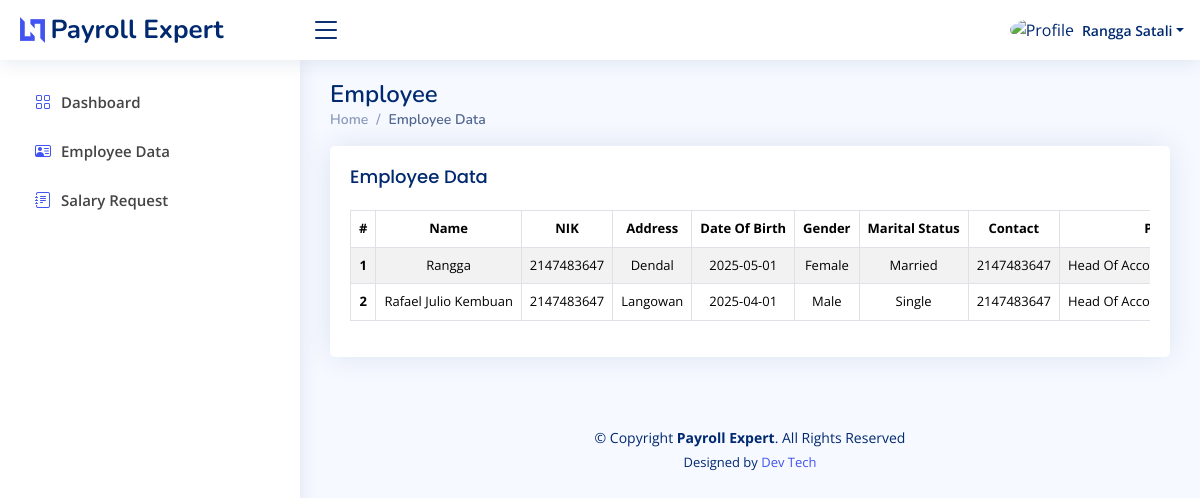
The app's page /index.php?page=employee (signed in), older data.
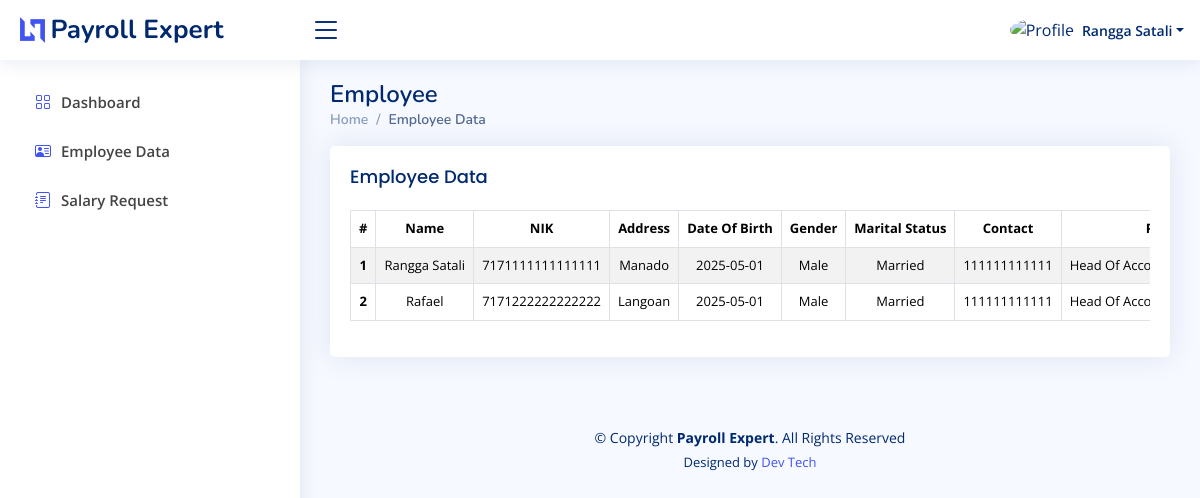
The same page, newer data.
### tables this page shows
CREATE TABLE `employee_table` (
  `id` int NOT NULL,
  `name` varchar(50) NOT NULL,
  `nik` bigint NOT NULL,
  `address` text NOT NULL,
  `date_of_birth` date NOT NULL,
  `gender` varchar(6) NOT NULL,
  `marital_status` varchar(10) NOT NULL,
  `contact` bigint NOT NULL,
  `position` varchar(50) NOT NULL,
  `department` varchar(20) NOT NULL,
  `employement_type` varchar(20) NOT NULL,
  `hire_date` date NOT NULL,
  `employee_id` varchar(16) NOT NULL,
  `npwp` bigint NOT NULL,
  `dependent_status` varchar(5) NOT NULL,
  `bpjs_number` varchar(20) NOT NULL,
  `base_salary` int NOT NULL,
  `bank_account_number` varchar(20) NOT NULL
);

### layout/manager/employee.php (the view, shortened to what this page needs)
<div class="pagetitle">
    <h1>Employee</h1>
    <nav>
        <ol class="breadcrumb">
            <li class="breadcrumb-item"><a href="?page=dashboard">Home</a></li>
            <li class="breadcrumb-item active">Employee Data</li>
        </ol>
    </nav>
</div>
<section class="section">
    <div class="row">
        <div class="col-lg-12">
            <div class="card">
                <div class="card-body">
                    <h5 class="card-title">Employee Data</h5>
                    <div class="table-responsive">
                        <table class="table table-striped table-bordered">
                            <thead>
                                <tr>
                                    <th>#</th>
                                    <th>Name</th>
                                    <th>NIK</th>
                                    <th>Address</th>
                                    <th>Date Of Birth</th>
                                    <th>Gender</th>
                                    <th>Marital Status</th>
                                    <th>Contact</th>
                                    <th>Position</th>
                                </tr>
                            </thead>
                            <tbody style="text-transform: capitalize;">
                                <?php
                                $countRows = 1;
                                foreach ($dataEmployee as $row) {
                                ?>
                                    <tr>
                                        <th><?php echo $countRows++; ?></th>
                                        <td><?php echo $row['name']; ?></td>
                                        <td><?php echo $row['nik']; ?></td>
                                        <td><?php echo $row['address']; ?></td>
                                        <td><?php echo $row['date_of_birth']; ?></td>
                                        <td><?php echo $row['gender']; ?></td>
                                        <td><?php echo $row['marital_status']; ?></td>
                                        <td><?php echo $row['contact']; ?></td>
                                        <td><?php echo $row['position']; ?></td>
                                    </tr>
                                <?php
                                }
                                ?>
                            </tbody>
                        </table>
                    </div>
                </div>
            </div>
        </div>
    </div>
</section>

Row changes from the older to the newer data that the page shows:
removed employee_table: name "Rangga", nik "2147483647", address "Dendal", date_of_birth "2025-05-01", gender "Female", marital_status "Married", contact "2147483647", position "Head Of…"
removed employee_table: name "Rafael Julio Kembuan", nik "2147483647", address "Langowan", date_of_birth "2025-04-01", gender "Male", marital_status "Single", contact "2147483647", position "Head Of…"
added employee_table: name "Rangga Satali", nik "7171111111111111", address "Manado", date_of_birth "2025-05-01", gender "Male", marital_status "Married", contact "111111111111", position "Head Of…"
added employee_table: name "Rafael", nik "7171222222222222", address "Langoan", date_of_birth "2025-05-01", gender "Male", marital_status "Married", contact "111111111111", position "Head Of…"
